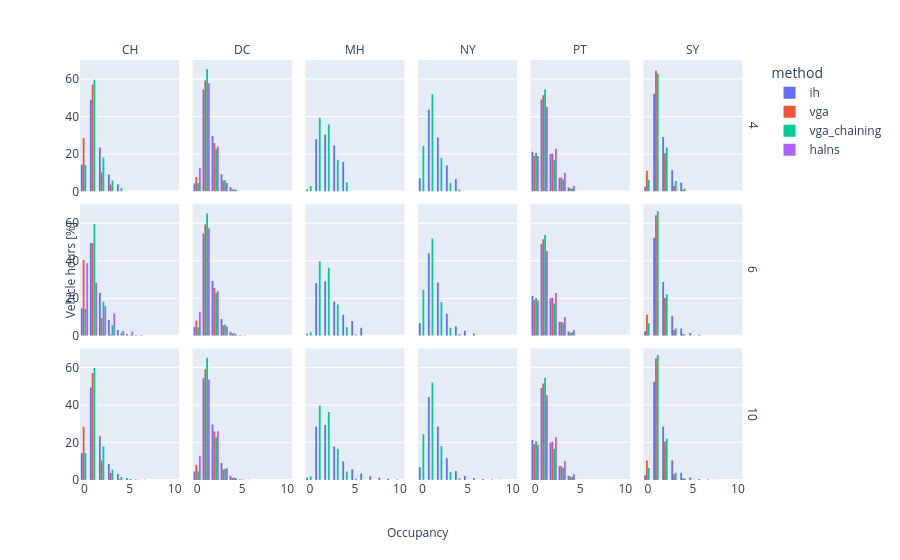

The cell this chart's notebook holds for it:
### Code cell
fig = px.histogram(
    cap_df,
    x='occupancy',
    y='vehicle_hours_percentage',
    color='method',
    barmode='group',
    # title=f'Average occupancy of each method based on average delay',
    facet_col='area_short',
    facet_row='capacity',
    # text_auto=True,
)

# fig.update_layout(
#     height=1000,
#     width=1800,
# )

# small figures
fig.for_each_yaxis(lambda y: y.update(title=''))  # Remove titles
fig.for_each_xaxis(lambda x: x.update(title=''))  # Remove titles

# titles
# fig.add_annotation(x=0.5, y=1.15, text="Area", xref="paper", yref="paper", showarrow=False) # facet column title
# fig.add_annotation(x=1.02, y=0.5, text="Duration [min]", xref="paper", yref="paper", showarrow=False, textangle=90) # facet row title
fig.add_annotation(x=-0.03, y=0.5, text="Vehicle hours [%]", textangle=-90, xref="paper", yref="paper", showarrow=False) # y axis title
fig.add_annotation(x=0.5, y=-0.15, text="Occupancy", xref="paper", yref="paper", showarrow=False) #x axis title
fig.for_each_annotation(lambda a: a.update(text=a.text.split("=")[-1]))
# fig.write_image(f"{IMG_PATH}/hours_occupancy.png")
# fig.update_traces(textposition='outside')
fig.show()

### Figure 1 — Plotly figure (JSON) as saved in the notebook; plotly's stock layout.template omitted (floating-point values rounded to 4 significant figures)
{"data": [{"alignmentgroup": "True", "bingroup": "x", "histfunc": "sum", "hovertemplate": "method=ih<br>capacity=4<br>area_short=CH<br>occupancy=%{x}<br>sum of vehicle_hours_percentage=%{y}<extra></extra>", "legendgroup": "ih", "marker": {"color": "#636efa", "pattern": {"shape": ""}}, "name": "ih", "offsetgroup": "ih", "orientation": "v", "showlegend": true, "type": "histogram", "x": [0, 1, 2, 3, 4, 5, 6, 7, 8, 9, 10], "xaxis": "x13", "y": [14.46, 48.98, 23.53, 9.133, 3.897, 0.0, 0.0, 0.0, 0.0, 0.0, 0.0], "yaxis": "y13"}, {"alignmentgroup": "True", "bingroup": "x", "histfunc": "sum", "hovertemplate": "method=ih<br>capacity=4<br>area_short=DC<br>occupancy=%{x}<br>sum of vehicle_hours_percentage=%{y}<extra></extra>", "legendgroup": "ih", "marker": {"color": "#636efa", "pattern": {"shape": ""}}, "name": "ih", "offsetgroup": "ih", "orientation": "v", "showlegend": false, "type": "histogram", "x": [0, 1, 2, 3, 4, 5, 6, 7, 8, 9, 10], "xaxis": "x14", "y": [4.368, 54.38, 29.63, 9.306, 2.324, 0.0, 0.0, 0.0, 0.0, 0.0, 0.0], "yaxis": "y14"}, {"alignmentgroup": "True", "bingroup": "x", "histfunc": "sum", "hovertemplate": "method=ih<br>capacity=4<br>area_short=MH<br>occupancy=%{x}<br>sum of vehicle_hours_percentage=%{y}<extra></extra>", "legendgroup": "ih", "marker": {"color": "#636efa", "pattern": {"shape": ""}}, "name": "ih", "offsetgroup": "ih", "orientation": "v", "showlegend": false, "type": "histogram", "x": [0, 1, 2, 3, 4, 5, 6, 7, 8, 9, 10], "xaxis": "x15", "y": [1.114, 27.97, 30.5, 24.62, 15.79, 0.0, 0.0, 0.0, 0.0, 0.0, 0.0], "yaxis": "y15"}, {"alignmentgroup": "True", "bingroup": "x", "histfunc": "sum", "hovertemplate": "method=ih<br>capacity=4<br>area_short=NY<br>occupancy=%{x}<br>sum of vehicle_hours_percentage=%{y}<extra></extra>", "legendgroup": "ih", "marker": {"color": "#636efa", "pattern": {"shape": ""}}, "name": "ih", "offsetgroup": "ih", "orientation": "v", "showlegend": false, "type": "histogram", "x": [0, 1, 2, 3, 4, 5, 6, 7, 8, 9, 10], "xaxis": "x16", "y": [7.102, 43.59, 28.91, 13.88, 6.527, 0.0, 0.0, 0.0, 0.0, 0.0, 0.0], "yaxis": "y16"}, {"alignmentgroup": "True", "bingroup": "x", "histfunc": "sum", "hovertemplate": "method=ih<br>capacity=4<br>area_short=PT<br>occupancy=%{x}<br>sum of vehicle_hours_percentage=%{y}<extra></extra>", "legendgroup": "ih", "marker": {"color": "#636efa", "pattern": {"shape": ""}}, "name": "ih", "offsetgroup": "ih", "orientation": "v", "showlegend": false, "type": "histogram", "x": [0, 1, 2, 3, 4, 5, 6, 7, 8, 9, 10], "xaxis": "x17", "y": [21.27, 49.05, 20.02, 7.366, 2.3, 0.0, 0.0, 0.0, 0.0, 0.0, 0.0], "yaxis": "y17"}, {"alignmentgroup": "True", "bingroup": "x", "histfunc": "sum", "hovertemplate": "method=ih<br>capacity=4<br>area_short=SY<br>occupancy=%{x}<br>sum of vehicle_hours_percentage=%{y}<extra></extra>", "legendgroup": "ih", "marker": {"color": "#636efa", "pattern": {"shape": ""}}, "name": "ih", "offsetgroup": "ih", "orientation": "v", "showlegend": false, "type": "histogram", "x": [0, 1, 2, 3, 4, 5, 6, 7, 8, 9, 10], "xaxis": "x18", "y": [2.578, 52.15, 29.08, 11.4, 4.793, 0.0, 0.0, 0.0, 0.0, 0.0, 0.0], "yaxis": "y18"}, {"alignmentgroup": "True", "bingroup": "x", "histfunc": "sum", "hovertemplate": "method=ih<br>capacity=6<br>area_short=CH<br>occupancy=%{x}<br>sum of vehicle_hours_percentage=%{y}<extra></extra>", "legendgroup": "ih", "marker": {"color": "#636efa", "pattern": {"shape": ""}}, "name": "ih", "offsetgroup": "ih", "orientation": "v", "showlegend": false, "type": "histogram", "x": [0, 1, 2, 3, 4, 5, 6, 7, 8, 9, 10], "xaxis": "x7", "y": [14.72, 49.53, 22.81, 8.379, 3.106, 1.02, 0.4439, 0.0, 0.0, 0.0, 0.0], "yaxis": "y7"}, {"alignmentgroup": "True", "bingroup": "x", "histfunc": "sum", "hovertemplate": "method=ih<br>capacity=6<br>area_short=DC<br>occupancy=%{x}<br>sum of vehicle_hours_percentage=%{y}<extra></extra>", "legendgroup": "ih", "marker": {"color": "#636efa", "pattern": {"shape": ""}}, "name": "ih", "offsetgroup": "ih", "orientation": "v", "showlegend": false, "type": "histogram", "x": [0, 1, 2, 3, 4, 5, 6, 7, 8, 9, 10], "xaxis": "x8", "y": [4.652, 54.49, 29.25, 9.014, 2.171, 0.3258, 0.09297, 0.0, 0.0, 0.0, 0.0], "yaxis": "y8"}, {"alignmentgroup": "True", "bingroup": "x", "histfunc": "sum", "hovertemplate": "method=ih<br>capacity=6<br>area_short=MH<br>occupancy=%{x}<br>sum of vehicle_hours_percentage=%{y}<extra></extra>", "legendgroup": "ih", "marker": {"color": "#636efa", "pattern": {"shape": ""}}, "name": "ih", "offsetgroup": "ih", "orientation": "v", "showlegend": false, "type": "histogram", "x": [0, 1, 2, 3, 4, 5, 6, 7, 8, 9, 10], "xaxis": "x9", "y": [1.112, 28.15, 28.99, 18.33, 11.24, 7.938, 4.231, 0.0, 0.0, 0.0, 0.0], "yaxis": "y9"}, {"alignmentgroup": "True", "bingroup": "x", "histfunc": "sum", "hovertemplate": "method=ih<br>capacity=6<br>area_short=NY<br>occupancy=%{x}<br>sum of vehicle_hours_percentage=%{y}<extra></extra>", "legendgroup": "ih", "marker": {"color": "#636efa", "pattern": {"shape": ""}}, "name": "ih", "offsetgroup": "ih", "orientation": "v", "showlegend": false, "type": "histogram", "x": [0, 1, 2, 3, 4, 5, 6, 7, 8, 9, 10], "xaxis": "x10", "y": [6.83, 43.97, 28.39, 11.82, 5.134, 2.655, 1.203, 0.0, 0.0, 0.0, 0.0], "yaxis": "y10"}, {"alignmentgroup": "True", "bingroup": "x", "histfunc": "sum", "hovertemplate": "method=ih<br>capacity=6<br>area_short=PT<br>occupancy=%{x}<br>sum of vehicle_hours_percentage=%{y}<extra></extra>", "legendgroup": "ih", "marker": {"color": "#636efa", "pattern": {"shape": ""}}, "name": "ih", "offsetgroup": "ih", "orientation": "v", "showlegend": false, "type": "histogram", "x": [0, 1, 2, 3, 4, 5, 6, 7, 8, 9, 10], "xaxis": "x11", "y": [21.27, 49.05, 20.02, 7.366, 2.3, 0.0, 0.0, 0.0, 0.0, 0.0, 0.0], "yaxis": "y11"}, {"alignmentgroup": "True", "bingroup": "x", "histfunc": "sum", "hovertemplate": "method=ih<br>capacity=6<br>area_short=SY<br>occupancy=%{x}<br>sum of vehicle_hours_percentage=%{y}<extra></extra>", "legendgroup": "ih", "marker": {"color": "#636efa", "pattern": {"shape": ""}}, "name": "ih", "offsetgroup": "ih", "orientation": "v", "showlegend": false, "type": "histogram", "x": [0, 1, 2, 3, 4, 5, 6, 7, 8, 9, 10], "xaxis": "x12", "y": [2.607, 52.24, 28.67, 10.42, 3.892, 1.497, 0.678, 0.0, 0.0, 0.0, 0.0], "yaxis": "y12"}, {"alignmentgroup": "True", "bingroup": "x", "histfunc": "sum", "hovertemplate": "method=ih<br>capacity=10<br>area_short=CH<br>occupancy=%{x}<br>sum of vehicle_hours_percentage=%{y}<extra></extra>", "legendgroup": "ih", "marker": {"color": "#636efa", "pattern": {"shape": ""}}, "name": "ih", "offsetgroup": "ih", "orientation": "v", "showlegend": false, "type": "histogram", "x": [0, 1, 2, 3, 4, 5, 6, 7, 8, 9, 10], "xaxis": "x", "y": [14.33, 49.27, 23.28, 8.498, 3.135, 1.055, 0.3274, 0.07738, 0.02181, 0.001964, 0.0], "yaxis": "y"}, {"alignmentgroup": "True", "bingroup": "x", "histfunc": "sum", "hovertemplate": "method=ih<br>capacity=10<br>area_short=DC<br>occupancy=%{x}<br>sum of vehicle_hours_percentage=%{y}<extra></extra>", "legendgroup": "ih", "marker": {"color": "#636efa", "pattern": {"shape": ""}}, "name": "ih", "offsetgroup": "ih", "orientation": "v", "showlegend": false, "type": "histogram", "x": [0, 1, 2, 3, 4, 5, 6, 7, 8, 9, 10], "xaxis": "x2", "y": [4.488, 54.26, 29.58, 9.084, 2.201, 0.2803, 0.101, 0.006013, 0.0, 0.0, 0.0], "yaxis": "y2"}, {"alignmentgroup": "True", "bingroup": "x", "histfunc": "sum", "hovertemplate": "method=ih<br>capacity=10<br>area_short=MH<br>occupancy=%{x}<br>sum of vehicle_hours_percentage=%{y}<extra></extra>", "legendgroup": "ih", "marker": {"color": "#636efa", "pattern": {"shape": ""}}, "name": "ih", "offsetgroup": "ih", "orientation": "v", "showlegend": false, "type": "histogram", "x": [0, 1, 2, 3, 4, 5, 6, 7, 8, 9, 10], "xaxis": "x3", "y": [1.163, 28.48, 29.31, 17.89, 9.86, 5.73, 3.444, 2.033, 1.187, 0.6384, 0.2646], "yaxis": "y3"}, {"alignmentgroup": "True", "bingroup": "x", "histfunc": "sum", "hovertemplate": "method=ih<br>capacity=10<br>area_short=NY<br>occupancy=%{x}<br>sum of vehicle_hours_percentage=%{y}<extra></extra>", "legendgroup": "ih", "marker": {"color": "#636efa", "pattern": {"shape": ""}}, "name": "ih", "offsetgroup": "ih", "orientation": "v", "showlegend": false, "type": "histogram", "x": [0, 1, 2, 3, 4, 5, 6, 7, 8, 9, 10], "xaxis": "x4", "y": [6.771, 44.2, 28.49, 11.62, 4.804, 2.094, 1.015, 0.5254, 0.2791, 0.149, 0.05822], "yaxis": "y4"}, {"alignmentgroup": "True", "bingroup": "x", "histfunc": "sum", "hovertemplate": "method=ih<br>capacity=10<br>area_short=PT<br>occupancy=%{x}<br>sum of vehicle_hours_percentage=%{y}<extra></extra>", "legendgroup": "ih", "marker": {"color": "#636efa", "pattern": {"shape": ""}}, "name": "ih", "offsetgroup": "ih", "orientation": "v", "showlegend": false, "type": "histogram", "x": [0, 1, 2, 3, 4, 5, 6, 7, 8, 9, 10], "xaxis": "x5", "y": [21.27, 49.05, 20.02, 7.366, 2.3, 0.0, 0.0, 0.0, 0.0, 0.0, 0.0], "yaxis": "y5"}, {"alignmentgroup": "True", "bingroup": "x", "histfunc": "sum", "hovertemplate": "method=ih<br>capacity=10<br>area_short=SY<br>occupancy=%{x}<br>sum of vehicle_hours_percentage=%{y}<extra></extra>", "legendgroup": "ih", "marker": {"color": "#636efa", "pattern": {"shape": ""}}, "name": "ih", "offsetgroup": "ih", "orientation": "v", "showlegend": false, "type": "histogram", "x": [0, 1, 2, 3, 4, 5, 6, 7, 8, 9, 10], "xaxis": "x6", "y": [2.553, 52.41, 28.53, 10.41, 3.824, 1.387, 0.4957, 0.2232, 0.08415, 0.04613, 0.04182], "yaxis": "y6"}, {"alignmentgroup": "True", "bingroup": "x", "histfunc": "sum", "hovertemplate": "method=vga<br>capacity=4<br>area_short=CH<br>occupancy=%{x}<br>sum of vehicle_hours_percentage=%{y}<extra></extra>", "legendgroup": "vga", "marker": {"color": "#EF553B", "pattern": {"shape": ""}}, "name": "vga", "offsetgroup": "vga", "orientation": "v", "showlegend": true, "type": "histogram", "x": [0, 1, 2, 3, 4, 5, 6, 7, 8, 9, 10], "xaxis": "x13", "y": [28.59, 57.01, 10.16, 3.79, 0.4437, 0.0, 0.0, 0.0, 0.0, 0.0, 0.0], "yaxis": "y13"}, {"alignmentgroup": "True", "bingroup": "x", "histfunc": "sum", "hovertemplate": "method=vga<br>capacity=4<br>area_short=DC<br>occupancy=%{x}<br>sum of vehicle_hours_percentage=%{y}<extra></extra>", "legendgroup": "vga", "marker": {"color": "#EF553B", "pattern": {"shape": ""}}, "name": "vga", "offsetgroup": "vga", "orientation": "v", "showlegend": false, "type": "histogram", "x": [0, 1, 2, 3, 4, 5, 6, 7, 8, 9, 10], "xaxis": "x14", "y": [7.814, 59.28, 25.88, 5.963, 1.063, 0.0, 0.0, 0.0, 0.0, 0.0, 0.0], "yaxis": "y14"}, {"alignmentgroup": "True", "bingroup": "x", "histfunc": "sum", "hovertemplate": "method=vga<br>capacity=4<br>area_short=PT<br>occupancy=%{x}<br>sum of vehicle_hours_percentage=%{y}<extra></extra>", "legendgroup": "vga", "marker": {"color": "#EF553B", "pattern": {"shape": ""}}, "name": "vga", "offsetgroup": "vga", "orientation": "v", "showlegend": false, "type": "histogram", "x": [0, 1, 2, 3, 4, 5, 6, 7, 8, 9, 10], "xaxis": "x17", "y": [19.05, 51.43, 20.34, 7.498, 1.68, 0.0, 0.0, 0.0, 0.0, 0.0, 0.0], "yaxis": "y17"}, {"alignmentgroup": "True", "bingroup": "x", "histfunc": "sum", "hovertemplate": "method=vga<br>capacity=4<br>area_short=SY<br>occupancy=%{x}<br>sum of vehicle_hours_percentage=%{y}<extra></extra>", "legendgroup": "vga", "marker": {"color": "#EF553B", "pattern": {"shape": ""}}, "name": "vga", "offsetgroup": "vga", "orientation": "v", "showlegend": false, "type": "histogram", "x": [0, 1, 2, 3, 4, 5, 6, 7, 8, 9, 10], "xaxis": "x18", "y": [11.16, 64.4, 20.39, 3.075, 0.9759, 0.0, 0.0, 0.0, 0.0, 0.0, 0.0], "yaxis": "y18"}, {"alignmentgroup": "True", "bingroup": "x", "histfunc": "sum", "hovertemplate": "method=vga<br>capacity=6<br>area_short=CH<br>occupancy=%{x}<br>sum of vehicle_hours_percentage=%{y}<extra></extra>", "legendgroup": "vga", "marker": {"color": "#EF553B", "pattern": {"shape": ""}}, "name": "vga", "offsetgroup": "vga", "orientation": "v", "showlegend": false, "type": "histogram", "x": [0, 1, 2, 3, 4, 5, 6, 7, 8, 9, 10], "xaxis": "x7", "y": [40.39, 49.42, 9.514, 0.6783, 0.0, 0.0, 0.0, 0.0, 0.0, 0.0, 0.0], "yaxis": "y7"}, {"alignmentgroup": "True", "bingroup": "x", "histfunc": "sum", "hovertemplate": "method=vga<br>capacity=6<br>area_short=DC<br>occupancy=%{x}<br>sum of vehicle_hours_percentage=%{y}<extra></extra>", "legendgroup": "vga", "marker": {"color": "#EF553B", "pattern": {"shape": ""}}, "name": "vga", "offsetgroup": "vga", "orientation": "v", "showlegend": false, "type": "histogram", "x": [0, 1, 2, 3, 4, 5, 6, 7, 8, 9, 10], "xaxis": "x8", "y": [8.103, 59.3, 25.51, 5.643, 1.17, 0.2512, 0.02354, 0.0, 0.0, 0.0, 0.0], "yaxis": "y8"}, {"alignmentgroup": "True", "bingroup": "x", "histfunc": "sum", "hovertemplate": "method=vga<br>capacity=6<br>area_short=PT<br>occupancy=%{x}<br>sum of vehicle_hours_percentage=%{y}<extra></extra>", "legendgroup": "vga", "marker": {"color": "#EF553B", "pattern": {"shape": ""}}, "name": "vga", "offsetgroup": "vga", "orientation": "v", "showlegend": false, "type": "histogram", "x": [0, 1, 2, 3, 4, 5, 6, 7, 8, 9, 10], "xaxis": "x11", "y": [19.05, 51.43, 20.34, 7.498, 1.68, 0.0, 0.0, 0.0, 0.0, 0.0, 0.0], "yaxis": "y11"}, {"alignmentgroup": "True", "bingroup": "x", "histfunc": "sum", "hovertemplate": "method=vga<br>capacity=6<br>area_short=SY<br>occupancy=%{x}<br>sum of vehicle_hours_percentage=%{y}<extra></extra>", "legendgroup": "vga", "marker": {"color": "#EF553B", "pattern": {"shape": ""}}, "name": "vga", "offsetgroup": "vga", "orientation": "v", "showlegend": false, "type": "histogram", "x": [0, 1, 2, 3, 4, 5, 6, 7, 8, 9, 10], "xaxis": "x12", "y": [11.37, 64.3, 20.21, 3.153, 0.9362, 0.01471, 0.004234, 0.0, 0.0, 0.0, 0.0], "yaxis": "y12"}, {"alignmentgroup": "True", "bingroup": "x", "histfunc": "sum", "hovertemplate": "method=vga<br>capacity=10<br>area_short=CH<br>occupancy=%{x}<br>sum of vehicle_hours_percentage=%{y}<extra></extra>", "legendgroup": "vga", "marker": {"color": "#EF553B", "pattern": {"shape": ""}}, "name": "vga", "offsetgroup": "vga", "orientation": "v", "showlegend": false, "type": "histogram", "x": [0, 1, 2, 3, 4, 5, 6, 7, 8, 9, 10], "xaxis": "x", "y": [28.4, 57.08, 10.36, 3.727, 0.3879, 0.054, 0.0, 0.0, 0.0, 0.0, 0.0], "yaxis": "y"}, {"alignmentgroup": "True", "bingroup": "x", "histfunc": "sum", "hovertemplate": "method=vga<br>capacity=10<br>area_short=DC<br>occupancy=%{x}<br>sum of vehicle_hours_percentage=%{y}<extra></extra>", "legendgroup": "vga", "marker": {"color": "#EF553B", "pattern": {"shape": ""}}, "name": "vga", "offsetgroup": "vga", "orientation": "v", "showlegend": false, "type": "histogram", "x": [0, 1, 2, 3, 4, 5, 6, 7, 8, 9, 10], "xaxis": "x2", "y": [8.118, 58.99, 25.83, 5.663, 1.122, 0.2558, 0.02352, 0.0, 0.0, 0.0, 0.0], "yaxis": "y2"}, {"alignmentgroup": "True", "bingroup": "x", "histfunc": "sum", "hovertemplate": "method=vga<br>capacity=10<br>area_short=PT<br>occupancy=%{x}<br>sum of vehicle_hours_percentage=%{y}<extra></extra>", "legendgroup": "vga", "marker": {"color": "#EF553B", "pattern": {"shape": ""}}, "name": "vga", "offsetgroup": "vga", "orientation": "v", "showlegend": false, "type": "histogram", "x": [0, 1, 2, 3, 4, 5, 6, 7, 8, 9, 10], "xaxis": "x5", "y": [19.05, 51.43, 20.34, 7.498, 1.68, 0.0, 0.0, 0.0, 0.0, 0.0, 0.0], "yaxis": "y5"}, {"alignmentgroup": "True", "bingroup": "x", "histfunc": "sum", "hovertemplate": "method=vga<br>capacity=10<br>area_short=SY<br>occupancy=%{x}<br>sum of vehicle_hours_percentage=%{y}<extra></extra>", "legendgroup": "vga", "marker": {"color": "#EF553B", "pattern": {"shape": ""}}, "name": "vga", "offsetgroup": "vga", "orientation": "v", "showlegend": false, "type": "histogram", "x": [0, 1, 2, 3, 4, 5, 6, 7, 8, 9, 10], "xaxis": "x6", "y": [10.46, 64.96, 20.5, 3.061, 0.9807, 0.03242, 0.00428, 0.0, 0.0, 0.0, 0.0], "yaxis": "y6"}, {"alignmentgroup": "True", "bingroup": "x", "histfunc": "sum", "hovertemplate": "method=vga_chaining<br>capacity=4<br>area_short=CH<br>occupancy=%{x}<br>sum of vehicle_hours_percentage=%{y}<extra></extra>", "legendgroup": "vga_chaining", "marker": {"color": "#00cc96", "pattern": {"shape": ""}}, "name": "vga_chaining", "offsetgroup": "vga_chaining", "orientation": "v", "showlegend": true, "type": "histogram", "x": [0, 1, 2, 3, 4, 5, 6, 7, 8, 9, 10], "xaxis": "x13", "y": [14.33, 59.68, 18.16, 5.968, 1.863, 0.0, 0.0, 0.0, 0.0, 0.0, 0.0], "yaxis": "y13"}, {"alignmentgroup": "True", "bingroup": "x", "histfunc": "sum", "hovertemplate": "method=vga_chaining<br>capacity=4<br>area_short=DC<br>occupancy=%{x}<br>sum of vehicle_hours_percentage=%{y}<extra></extra>", "legendgroup": "vga_chaining", "marker": {"color": "#00cc96", "pattern": {"shape": ""}}, "name": "vga_chaining", "offsetgroup": "vga_chaining", "orientation": "v", "showlegend": false, "type": "histogram", "x": [0, 1, 2, 3, 4, 5, 6, 7, 8, 9, 10], "xaxis": "x14", "y": [4.513, 65.23, 22.86, 6.106, 1.299, 0.0, 0.0, 0.0, 0.0, 0.0, 0.0], "yaxis": "y14"}, {"alignmentgroup": "True", "bingroup": "x", "histfunc": "sum", "hovertemplate": "method=vga_chaining<br>capacity=4<br>area_short=MH<br>occupancy=%{x}<br>sum of vehicle_hours_percentage=%{y}<extra></extra>", "legendgroup": "vga_chaining", "marker": {"color": "#00cc96", "pattern": {"shape": ""}}, "name": "vga_chaining", "offsetgroup": "vga_chaining", "orientation": "v", "showlegend": false, "type": "histogram", "x": [0, 1, 2, 3, 4, 5, 6, 7, 8, 9, 10], "xaxis": "x15", "y": [2.969, 39.33, 35.72, 17.02, 4.958, 0.0, 0.0, 0.0, 0.0, 0.0, 0.0], "yaxis": "y15"}, {"alignmentgroup": "True", "bingroup": "x", "histfunc": "sum", "hovertemplate": "method=vga_chaining<br>capacity=4<br>area_short=NY<br>occupancy=%{x}<br>sum of vehicle_hours_percentage=%{y}<extra></extra>", "legendgroup": "vga_chaining", "marker": {"color": "#00cc96", "pattern": {"shape": ""}}, "name": "vga_chaining", "offsetgroup": "vga_chaining", "orientation": "v", "showlegend": false, "type": "histogram", "x": [0, 1, 2, 3, 4, 5, 6, 7, 8, 9, 10], "xaxis": "x16", "y": [24.27, 52.09, 18.0, 4.475, 1.157, 0.0, 0.0, 0.0, 0.0, 0.0, 0.0], "yaxis": "y16"}, {"alignmentgroup": "True", "bingroup": "x", "histfunc": "sum", "hovertemplate": "method=vga_chaining<br>capacity=4<br>area_short=PT<br>occupancy=%{x}<br>sum of vehicle_hours_percentage=%{y}<extra></extra>", "legendgroup": "vga_chaining", "marker": {"color": "#00cc96", "pattern": {"shape": ""}}, "name": "vga_chaining", "offsetgroup": "vga_chaining", "orientation": "v", "showlegend": false, "type": "histogram", "x": [0, 1, 2, 3, 4, 5, 6, 7, 8, 9, 10], "xaxis": "x17", "y": [20.63, 54.46, 16.7, 6.454, 1.756, 0.0, 0.0, 0.0, 0.0, 0.0, 0.0], "yaxis": "y17"}, {"alignmentgroup": "True", "bingroup": "x", "histfunc": "sum", "hovertemplate": "method=vga_chaining<br>capacity=4<br>area_short=SY<br>occupancy=%{x}<br>sum of vehicle_hours_percentage=%{y}<extra></extra>", "legendgroup": "vga_chaining", "marker": {"color": "#00cc96", "pattern": {"shape": ""}}, "name": "vga_chaining", "offsetgroup": "vga_chaining", "orientation": "v", "showlegend": false, "type": "histogram", "x": [0, 1, 2, 3, 4, 5, 6, 7, 8, 9, 10], "xaxis": "x18", "y": [6.312, 62.91, 23.46, 5.685, 1.636, 0.0, 0.0, 0.0, 0.0, 0.0, 0.0], "yaxis": "y18"}, {"alignmentgroup": "True", "bingroup": "x", "histfunc": "sum", "hovertemplate": "method=vga_chaining<br>capacity=6<br>area_short=CH<br>occupancy=%{x}<br>sum of vehicle_hours_percentage=%{y}<extra></extra>", "legendgroup": "vga_chaining", "marker": {"color": "#00cc96", "pattern": {"shape": ""}}, "name": "vga_chaining", "offsetgroup": "vga_chaining", "orientation": "v", "showlegend": false, "type": "histogram", "x": [0, 1, 2, 3, 4, 5, 6, 7, 8, 9, 10], "xaxis": "x7", "y": [14.43, 59.62, 18.09, 5.655, 1.609, 0.4763, 0.1151, 0.0, 0.0, 0.0, 0.0], "yaxis": "y7"}, {"alignmentgroup": "True", "bingroup": "x", "histfunc": "sum", "hovertemplate": "method=vga_chaining<br>capacity=6<br>area_short=DC<br>occupancy=%{x}<br>sum of vehicle_hours_percentage=%{y}<extra></extra>", "legendgroup": "vga_chaining", "marker": {"color": "#00cc96", "pattern": {"shape": ""}}, "name": "vga_chaining", "offsetgroup": "vga_chaining", "orientation": "v", "showlegend": false, "type": "histogram", "x": [0, 1, 2, 3, 4, 5, 6, 7, 8, 9, 10], "xaxis": "x8", "y": [4.552, 65.24, 22.79, 6.024, 1.318, 0.07787, 0.0, 0.0, 0.0, 0.0, 0.0], "yaxis": "y8"}, {"alignmentgroup": "True", "bingroup": "x", "histfunc": "sum", "hovertemplate": "method=vga_chaining<br>capacity=6<br>area_short=MH<br>occupancy=%{x}<br>sum of vehicle_hours_percentage=%{y}<extra></extra>", "legendgroup": "vga_chaining", "marker": {"color": "#00cc96", "pattern": {"shape": ""}}, "name": "vga_chaining", "offsetgroup": "vga_chaining", "orientation": "v", "showlegend": false, "type": "histogram", "x": [0, 1, 2, 3, 4, 5, 6, 7, 8, 9, 10], "xaxis": "x9", "y": [1.889, 39.75, 36.3, 16.63, 4.549, 0.7406, 0.1338, 0.0, 0.0, 0.0, 0.0], "yaxis": "y9"}, {"alignmentgroup": "True", "bingroup": "x", "histfunc": "sum", "hovertemplate": "method=vga_chaining<br>capacity=6<br>area_short=NY<br>occupancy=%{x}<br>sum of vehicle_hours_percentage=%{y}<extra></extra>", "legendgroup": "vga_chaining", "marker": {"color": "#00cc96", "pattern": {"shape": ""}}, "name": "vga_chaining", "offsetgroup": "vga_chaining", "orientation": "v", "showlegend": false, "type": "histogram", "x": [0, 1, 2, 3, 4, 5, 6, 7, 8, 9, 10], "xaxis": "x10", "y": [24.57, 51.91, 18.05, 4.285, 0.98, 0.1768, 0.02937, 0.0, 0.0, 0.0, 0.0], "yaxis": "y10"}, {"alignmentgroup": "True", "bingroup": "x", "histfunc": "sum", "hovertemplate": "method=vga_chaining<br>capacity=6<br>area_short=PT<br>occupancy=%{x}<br>sum of vehicle_hours_percentage=%{y}<extra></extra>", "legendgroup": "vga_chaining", "marker": {"color": "#00cc96", "pattern": {"shape": ""}}, "name": "vga_chaining", "offsetgroup": "vga_chaining", "orientation": "v", "showlegend": false, "type": "histogram", "x": [0, 1, 2, 3, 4, 5, 6, 7, 8, 9, 10], "xaxis": "x11", "y": [20.22, 53.76, 17.19, 6.953, 1.88, 0.0, 0.0, 0.0, 0.0, 0.0, 0.0], "yaxis": "y11"}, {"alignmentgroup": "True", "bingroup": "x", "histfunc": "sum", "hovertemplate": "method=vga_chaining<br>capacity=6<br>area_short=SY<br>occupancy=%{x}<br>sum of vehicle_hours_percentage=%{y}<extra></extra>", "legendgroup": "vga_chaining", "marker": {"color": "#00cc96", "pattern": {"shape": ""}}, "name": "vga_chaining", "offsetgroup": "vga_chaining", "orientation": "v", "showlegend": false, "type": "histogram", "x": [0, 1, 2, 3, 4, 5, 6, 7, 8, 9, 10], "xaxis": "x12", "y": [6.659, 66.45, 22.11, 3.907, 0.7533, 0.1119, 0.01194, 0.0, 0.0, 0.0, 0.0], "yaxis": "y12"}, {"alignmentgroup": "True", "bingroup": "x", "histfunc": "sum", "hovertemplate": "method=vga_chaining<br>capacity=10<br>area_short=CH<br>occupancy=%{x}<br>sum of vehicle_hours_percentage=%{y}<extra></extra>", "legendgroup": "vga_chaining", "marker": {"color": "#00cc96", "pattern": {"shape": ""}}, "name": "vga_chaining", "offsetgroup": "vga_chaining", "orientation": "v", "showlegend": false, "type": "histogram", "x": [0, 1, 2, 3, 4, 5, 6, 7, 8, 9, 10], "xaxis": "x", "y": [14.4, 59.67, 18.05, 5.664, 1.554, 0.471, 0.1401, 0.03576, 0.00797, 0.0002898, 0.0], "yaxis": "y"}, {"alignmentgroup": "True", "bingroup": "x", "histfunc": "sum", "hovertemplate": "method=vga_chaining<br>capacity=10<br>area_short=DC<br>occupancy=%{x}<br>sum of vehicle_hours_percentage=%{y}<extra></extra>", "legendgroup": "vga_chaining", "marker": {"color": "#00cc96", "pattern": {"shape": ""}}, "name": "vga_chaining", "offsetgroup": "vga_chaining", "orientation": "v", "showlegend": false, "type": "histogram", "x": [0, 1, 2, 3, 4, 5, 6, 7, 8, 9, 10], "xaxis": "x2", "y": [4.634, 65.18, 22.77, 6.018, 1.317, 0.07781, 0.0, 0.0, 0.0, 0.0, 0.0], "yaxis": "y2"}, {"alignmentgroup": "True", "bingroup": "x", "histfunc": "sum", "hovertemplate": "method=vga_chaining<br>capacity=10<br>area_short=MH<br>occupancy=%{x}<br>sum of vehicle_hours_percentage=%{y}<extra></extra>", "legendgroup": "vga_chaining", "marker": {"color": "#00cc96", "pattern": {"shape": ""}}, "name": "vga_chaining", "offsetgroup": "vga_chaining", "orientation": "v", "showlegend": false, "type": "histogram", "x": [0, 1, 2, 3, 4, 5, 6, 7, 8, 9, 10], "xaxis": "x3", "y": [1.999, 39.7, 36.28, 16.61, 4.544, 0.7278, 0.1337, 0.004456, 0.0, 0.0, 0.0], "yaxis": "y3"}, {"alignmentgroup": "True", "bingroup": "x", "histfunc": "sum", "hovertemplate": "method=vga_chaining<br>capacity=10<br>area_short=NY<br>occupancy=%{x}<br>sum of vehicle_hours_percentage=%{y}<extra></extra>", "legendgroup": "vga_chaining", "marker": {"color": "#00cc96", "pattern": {"shape": ""}}, "name": "vga_chaining", "offsetgroup": "vga_chaining", "orientation": "v", "showlegend": false, "type": "histogram", "x": [0, 1, 2, 3, 4, 5, 6, 7, 8, 9, 10], "xaxis": "x4", "y": [24.39, 52.05, 18.1, 4.272, 0.9793, 0.181, 0.03356, 0.001135, 0.0, 0.0, 0.0], "yaxis": "y4"}, {"alignmentgroup": "True", "bingroup": "x", "histfunc": "sum", "hovertemplate": "method=vga_chaining<br>capacity=10<br>area_short=PT<br>occupancy=%{x}<br>sum of vehicle_hours_percentage=%{y}<extra></extra>", "legendgroup": "vga_chaining", "marker": {"color": "#00cc96", "pattern": {"shape": ""}}, "name": "vga_chaining", "offsetgroup": "vga_chaining", "orientation": "v", "showlegend": false, "type": "histogram", "x": [0, 1, 2, 3, 4, 5, 6, 7, 8, 9, 10], "xaxis": "x5", "y": [20.63, 54.46, 16.7, 6.454, 1.756, 0.0, 0.0, 0.0, 0.0, 0.0, 0.0], "yaxis": "y5"}, {"alignmentgroup": "True", "bingroup": "x", "histfunc": "sum", "hovertemplate": "method=vga_chaining<br>capacity=10<br>area_short=SY<br>occupancy=%{x}<br>sum of vehicle_hours_percentage=%{y}<extra></extra>", "legendgroup": "vga_chaining", "marker": {"color": "#00cc96", "pattern": {"shape": ""}}, "name": "vga_chaining", "offsetgroup": "vga_chaining", "orientation": "v", "showlegend": false, "type": "histogram", "x": [0, 1, 2, 3, 4, 5, 6, 7, 8, 9, 10], "xaxis": "x6", "y": [6.372, 66.66, 22.18, 3.917, 0.7529, 0.1114, 0.00869, 0.001118, 0.002028, 0.0, 0.0], "yaxis": "y6"}, {"alignmentgroup": "True", "bingroup": "x", "histfunc": "sum", "hovertemplate": "method=halns<br>capacity=4<br>area_short=DC<br>occupancy=%{x}<br>sum of vehicle_hours_percentage=%{y}<extra></extra>", "legendgroup": "halns", "marker": {"color": "#ab63fa", "pattern": {"shape": ""}}, "name": "halns", "offsetgroup": "halns", "orientation": "v", "showlegend": true, "type": "histogram", "x": [0, 1, 2, 3, 4, 5, 6, 7, 8, 9, 10], "xaxis": "x14", "y": [12.62, 57.74, 24.03, 4.588, 1.023, 0.0, 0.0, 0.0, 0.0, 0.0, 0.0], "yaxis": "y14"}, {"alignmentgroup": "True", "bingroup": "x", "histfunc": "sum", "hovertemplate": "method=halns<br>capacity=4<br>area_short=PT<br>occupancy=%{x}<br>sum of vehicle_hours_percentage=%{y}<extra></extra>", "legendgroup": "halns", "marker": {"color": "#ab63fa", "pattern": {"shape": ""}}, "name": "halns", "offsetgroup": "halns", "orientation": "v", "showlegend": false, "type": "histogram", "x": [0, 1, 2, 3, 4, 5, 6, 7, 8, 9, 10], "xaxis": "x17", "y": [18.81, 45.21, 22.81, 10.05, 3.122, 0.0, 0.0, 0.0, 0.0, 0.0, 0.0], "yaxis": "y17"}, {"alignmentgroup": "True", "bingroup": "x", "histfunc": "sum", "hovertemplate": "method=halns<br>capacity=6<br>area_short=CH<br>occupancy=%{x}<br>sum of vehicle_hours_percentage=%{y}<extra></extra>", "legendgroup": "halns", "marker": {"color": "#ab63fa", "pattern": {"shape": ""}}, "name": "halns", "offsetgroup": "halns", "orientation": "v", "showlegend": false, "type": "histogram", "x": [0, 1, 2, 3, 4, 5, 6, 7, 8, 9, 10], "xaxis": "x7", "y": [38.67, 28.25, 15.82, 11.9, 2.575, 2.353, 0.4437, 0.0, 0.0, 0.0, 0.0], "yaxis": "y7"}, {"alignmentgroup": "True", "bingroup": "x", "histfunc": "sum", "hovertemplate": "method=halns<br>capacity=6<br>area_short=DC<br>occupancy=%{x}<br>sum of vehicle_hours_percentage=%{y}<extra></extra>", "legendgroup": "halns", "marker": {"color": "#ab63fa", "pattern": {"shape": ""}}, "name": "halns", "offsetgroup": "halns", "orientation": "v", "showlegend": false, "type": "histogram", "x": [0, 1, 2, 3, 4, 5, 6, 7, 8, 9, 10], "xaxis": "x8", "y": [12.83, 57.3, 24.06, 4.786, 0.7765, 0.2487, 0.003244, 0.0, 0.0, 0.0, 0.0], "yaxis": "y8"}, {"alignmentgroup": "True", "bingroup": "x", "histfunc": "sum", "hovertemplate": "method=halns<br>capacity=6<br>area_short=PT<br>occupancy=%{x}<br>sum of vehicle_hours_percentage=%{y}<extra></extra>", "legendgroup": "halns", "marker": {"color": "#ab63fa", "pattern": {"shape": ""}}, "name": "halns", "offsetgroup": "halns", "orientation": "v", "showlegend": false, "type": "histogram", "x": [0, 1, 2, 3, 4, 5, 6, 7, 8, 9, 10], "xaxis": "x11", "y": [18.81, 45.21, 22.81, 10.05, 3.122, 0.0, 0.0, 0.0, 0.0, 0.0, 0.0], "yaxis": "y11"}, {"alignmentgroup": "True", "bingroup": "x", "histfunc": "sum", "hovertemplate": "method=halns<br>capacity=10<br>area_short=DC<br>occupancy=%{x}<br>sum of vehicle_hours_percentage=%{y}<extra></extra>", "legendgroup": "halns", "marker": {"color": "#ab63fa", "pattern": {"shape": ""}}, "name": "halns", "offsetgroup": "halns", "orientation": "v", "showlegend": false, "type": "histogram", "x": [0, 1, 2, 3, 4, 5, 6, 7, 8, 9, 10], "xaxis": "x2", "y": [12.98, 53.59, 25.94, 6.243, 1.031, 0.191, 0.02711, 0.0, 0.0, 0.0, 0.0], "yaxis": "y2"}, {"alignmentgroup": "True", "bingroup": "x", "histfunc": "sum", "hovertemplate": "method=halns<br>capacity=10<br>area_short=PT<br>occupancy=%{x}<br>sum of vehicle_hours_percentage=%{y}<extra></extra>", "legendgroup": "halns", "marker": {"color": "#ab63fa", "pattern": {"shape": ""}}, "name": "halns", "offsetgroup": "halns", "orientation": "v", "showlegend": false, "type": "histogram", "x": [0, 1, 2, 3, 4, 5, 6, 7, 8, 9, 10], "xaxis": "x5", "y": [18.81, 45.21, 22.81, 10.05, 3.122, 0.0, 0.0, 0.0, 0.0, 0.0, 0.0], "yaxis": "y5"}], "layout": {"annotations": [{"showarrow": false, "text": "CH", "x": 0.07333, "xanchor": "center", "xref": "paper", "y": 1.0, "yanchor": "bottom", "yref": "paper"}, {"showarrow": false, "text": "DC", "x": 0.24, "xanchor": "center", "xref": "paper", "y": 1.0, "yanchor": "bottom", "yref": "paper"}, {"showarrow": false, "text": "MH", "x": 0.4067, "xanchor": "center", "xref": "paper", "y": 1.0, "yanchor": "bottom", "yref": "paper"}, {"showarrow": false, "text": "NY", "x": 0.5733, "xanchor": "center", "xref": "paper", "y": 1.0, "yanchor": "bottom", "yref": "paper"}, {"showarrow": false, "text": "PT", "x": 0.74, "xanchor": "center", "xref": "paper", "y": 1.0, "yanchor": "bottom", "yref": "paper"}, {"showarrow": false, "text": "SY", "x": 0.9067, "xanchor": "center", "xref": "paper", "y": 1.0, "yanchor": "bottom", "yref": "paper"}, {"showarrow": false, "text": "10", "textangle": 90, "x": 0.98, "xanchor": "left", "xref": "paper", "y": 0.1567, "yanchor": "middle", "yref": "paper"}, {"showarrow": false, "text": "6", "textangle": 90, "x": 0.98, "xanchor": "left", "xref": "paper", "y": 0.5, "yanchor": "middle", "yref": "paper"}, {"showarrow": false, "text": "4", "textangle": 90, "x": 0.98, "xanchor": "left", "xref": "paper", "y": 0.8433, "yanchor": "middle", "yref": "paper"}, {"showarrow": false, "text": "Vehicle hours [%]", "textangle": -90, "x": -0.03, "xref": "paper", "y": 0.5, "yref": "paper"}, {"showarrow": false, "text": "Occupancy", "x": 0.5, "xref": "paper", "y": -0.15, "yref": "paper"}], "barmode": "group", "legend": {"title": {"text": "method"}, "tracegroupgap": 0}, "margin": {"t": 60}, "xaxis": {"anchor": "y", "domain": [0, 0.1467], "title": {"text": ""}}, "xaxis10": {"anchor": "y10", "domain": [0.5, 0.6467], "matches": "x", "showticklabels": false, "title": {"text": ""}}, "xaxis11": {"anchor": "y11", "domain": [0.6667, 0.8133], "matches": "x", "showticklabels": false, "title": {"text": ""}}, "xaxis12": {"anchor": "y12", "domain": [0.8333, 0.98], "matches": "x", "showticklabels": false, "title": {"text": ""}}, "xaxis13": {"anchor": "y13", "domain": [0, 0.1467], "matches": "x", "showticklabels": false, "title": {"text": ""}}, "xaxis14": {"anchor": "y14", "domain": [0.1667, 0.3133], "matches": "x", "showticklabels": false, "title": {"text": ""}}, "xaxis15": {"anchor": "y15", "domain": [0.3333, 0.48], "matches": "x", "showticklabels": false, "title": {"text": ""}}, "xaxis16": {"anchor": "y16", "domain": [0.5, 0.6467], "matches": "x", "showticklabels": false, "title": {"text": ""}}, "xaxis17": {"anchor": "y17", "domain": [0.6667, 0.8133], "matches": "x", "showticklabels": false, "title": {"text": ""}}, "xaxis18": {"anchor": "y18", "domain": [0.8333, 0.98], "matches": "x", "showticklabels": false, "title": {"text": ""}}, "xaxis2": {"anchor": "y2", "domain": [0.1667, 0.3133], "matches": "x", "title": {"text": ""}}, "xaxis3": {"anchor": "y3", "domain": [0.3333, 0.48], "matches": "x", "title": {"text": ""}}, "xaxis4": {"anchor": "y4", "domain": [0.5, 0.6467], "matches": "x", "title": {"text": ""}}, "xaxis5": {"anchor": "y5", "domain": [0.6667, 0.8133], "matches": "x", "title": {"text": ""}}, "xaxis6": {"anchor": "y6", "domain": [0.8333, 0.98], "matches": "x", "title": {"text": ""}}, "xaxis7": {"anchor": "y7", "domain": [0, 0.1467], "matches": "x", "showticklabels": false, "title": {"text": ""}}, "xaxis8": {"anchor": "y8", "domain": [0.1667, 0.3133], "matches": "x", "showticklabels": false, "title": {"text": ""}}, "xaxis9": {"anchor": "y9", "domain": [0.3333, 0.48], "matches": "x", "showticklabels": false, "title": {"text": ""}}, "yaxis": {"anchor": "x", "domain": [0, 0.3133], "title": {"text": ""}}, "yaxis10": {"anchor": "x10", "domain": [0.3433, 0.6567], "matches": "y", "showticklabels": false, "title": {"text": ""}}, "yaxis11": {"anchor": "x11", "domain": [0.3433, 0.6567], "matches": "y", "showticklabels": false, "title": {"text": ""}}, "yaxis12": {"anchor": "x12", "domain": [0.3433, 0.6567], "matches": "y", "showticklabels": false, "title": {"text": ""}}, "yaxis13": {"anchor": "x13", "domain": [0.6867, 1.0], "matches": "y", "title": {"text": ""}}, "yaxis14": {"anchor": "x14", "domain": [0.6867, 1.0], "matches": "y", "showticklabels": false, "title": {"text": ""}}, "yaxis15": {"anchor": "x15", "domain": [0.6867, 1.0], "matches": "y", "showticklabels": false, "title": {"text": ""}}, "yaxis16": {"anchor": "x16", "domain": [0.6867, 1.0], "matches": "y", "showticklabels": false, "title": {"text": ""}}, "yaxis17": {"anchor": "x17", "domain": [0.6867, 1.0], "matches": "y", "showticklabels": false, "title": {"text": ""}}, "yaxis18": {"anchor": "x18", "domain": [0.6867, 1.0], "matches": "y", "showticklabels": false, "title": {"text": ""}}, "yaxis2": {"anchor": "x2", "domain": [0, 0.3133], "matches": "y", "showticklabels": false, "title": {"text": ""}}, "yaxis3": {"anchor": "x3", "domain": [0, 0.3133], "matches": "y", "showticklabels": false, "title": {"text": ""}}, "yaxis4": {"anchor": "x4", "domain": [0, 0.3133], "matches": "y", "showticklabels": false, "title": {"text": ""}}, "yaxis5": {"anchor": "x5", "domain": [0, 0.3133], "matches": "y", "showticklabels": false, "title": {"text": ""}}, "yaxis6": {"anchor": "x6", "domain": [0, 0.3133], "matches": "y", "showticklabels": false, "title": {"text": ""}}, "yaxis7": {"anchor": "x7", "domain": [0.3433, 0.6567], "matches": "y", "title": {"text": ""}}, "yaxis8": {"anchor": "x8", "domain": [0.3433, 0.6567], "matches": "y", "showticklabels": false, "title": {"text": ""}}, "yaxis9": {"anchor": "x9", "domain": [0.3433, 0.6567], "matches": "y", "showticklabels": false, "title": {"text": ""}}}}
